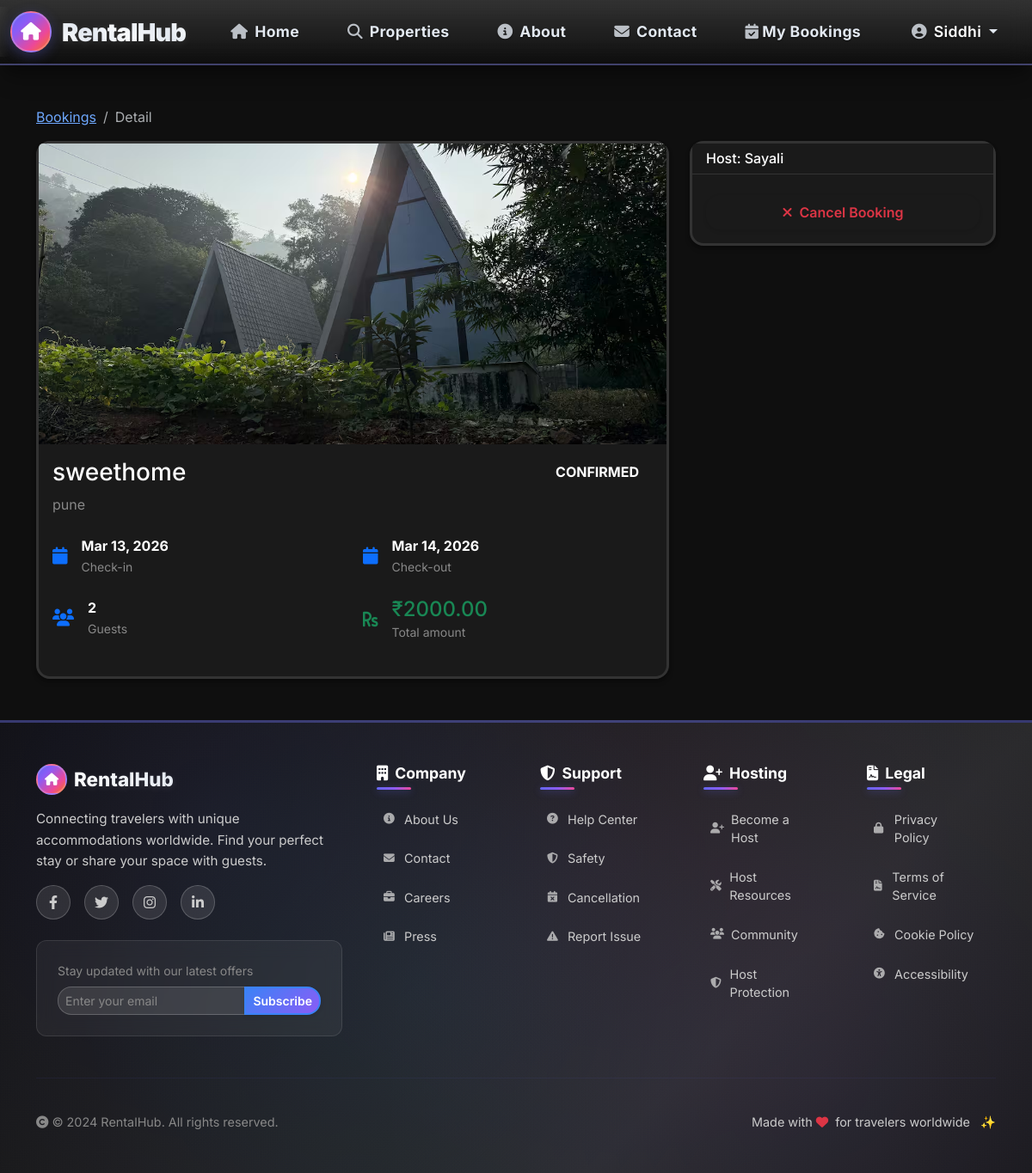
/bookings/66/ (signed in), run on the app's committed database.
### accounts/models.py (models this page shows)
class User(AbstractUser):
    ROLE_CHOICES = (
        ('ADMIN', 'Admin'),
        ('OWNER', 'Property Owner'),
        ('TRAVELLER', 'Traveller'),
    )
    role = models.CharField(max_length=10, choices=ROLE_CHOICES, default='TRAVELLER')
    def is_owner(self):
        return self.role == 'OWNER'
    def is_traveller(self):
        return self.role == 'TRAVELLER'
    def is_admin(self):
        return self.role == 'ADMIN' or self.is_superuser
    class Meta:
        ordering = ['-date_joined']

### bookings/models.py (models this page shows, shortened)
class Booking(models.Model):
    STATUS_CHOICES = (
        ('PENDING', 'Pending'),
        ('CONFIRMED', 'Confirmed'),
        ('CANCELLED', 'Cancelled'),
    )
    property = models.ForeignKey('listings.Property', on_delete=models.CASCADE, related_name='bookings')
    traveller = models.ForeignKey(User, on_delete=models.CASCADE, related_name='bookings_made')
    check_in = models.DateField()
    check_out = models.DateField()
    guests = models.PositiveIntegerField()
    status = models.CharField(max_length=10, choices=STATUS_CHOICES, default='PENDING')
    created_at = models.DateTimeField(auto_now_add=True)
    class Meta:
        ordering = ['-created_at']
    def total_price(self):  # CHANGED: method instead of @property
        if self.check_in and self.check_out and self.property:
            nights = (self.check_out - self.check_in).days
            return nights * self.property.price_per_night
        return 0

### listings/models.py (models this page shows, shortened)
class Property(models.Model):
    CATEGORY_CHOICES = (
        ('HOME', 'Home'),
        ('APARTMENT', 'Apartment'),
        ('BEACHFRONT', 'Beachfront'),
        ('MOUNTAIN', 'Mountain'),
        ('CABIN', 'Cabin'),
        ('VILLA', 'Villa'),
        ('OTHER', 'Other'),
    )
    owner = models.ForeignKey(User, on_delete=models.CASCADE, related_name='properties_owned')
    title = models.CharField(max_length=200)
    description = models.TextField()
    address = models.CharField(max_length=255)
    city = models.CharField(max_length=100)
    country = models.CharField(max_length=100, default='India')
    category = models.CharField(max_length=20, choices=CATEGORY_CHOICES, default='HOME')
    price_per_night = models.DecimalField(max_digits=8, decimal_places=2)
    max_guests = models.PositiveIntegerField(default=2)
    is_active = models.BooleanField(default=True)
    created_at = models.DateTimeField(auto_now_add=True)
    class Meta:
        ordering = ['-created_at']
    @property
    def main_image(self):
        main_img = self.images.filter(is_primary=True).first()
        if main_img:
            return main_img.image.url
        first_img = self.images.first()
        if first_img:
            return first_img.image.url
        return None

class PropertyImage(models.Model):
    property = models.ForeignKey(Property, on_delete=models.CASCADE, related_name='images')
    image = models.ImageField(upload_to='property_images/%Y/%m/%d/')
    is_primary = models.BooleanField(default=False)
    uploaded_at = models.DateTimeField(auto_now_add=True)
    class Meta:
        ordering = ['-uploaded_at']

### bookings/views.py (the view)
# urls.py: path('<int:pk>/', views.booking_detail, name='booking_detail'),
@login_required
def booking_detail(request, pk):
    booking = get_object_or_404(Booking.objects.select_related('property', 'traveller'), pk=pk)
    if not (
        request.user.is_authenticated and (
            request.user.is_admin() or
            booking.traveller == request.user or
            booking.property.owner == request.user
        )
    ):
        raise PermissionDenied
    return render(request, 'bookings/booking_detail.html', {'booking': booking})

### templates/bookings/booking_detail.html (shortened to what this page needs)
{% extends 'base.html' %}
{% block content %}
<div class="row">
    <div class="col-12">
        <nav aria-label="breadcrumb">
            <ol class="breadcrumb">
                <li class="breadcrumb-item">
                    {% if user.is_owner %}
                        <a href="{% url 'bookings:owner_bookings' %}">Bookings</a>
                    {% else %}
                        <a href="{% url 'bookings:traveller_bookings' %}">Bookings</a>
                    {% endif %}
                </li>
                <li class="breadcrumb-item active">Detail</li>
            </ol>
        </nav>
    </div>
</div>
<div class="row g-4">
    <div class="col-lg-8">
        <div class="card shadow">
            {% if booking.property.main_image %}
                <img src="{{ booking.property.main_image }}" class="card-img-top" style="height: 350px; object-fit: cover; image-rendering: -webkit-optimize-contrast; image-rendering: crisp-edges;" alt="Property Image">
            {% else %}
                <div class="card-img-top bg-light d-flex align-items-center justify-content-center p-5" style="height: 300px;">
                    <i class="fas fa-building fa-4x text-muted"></i>
                </div>
            {% endif %}
            <div class="card-body">
                <div class="d-flex justify-content-between align-items-start mb-4">
                    <div>
                        <h3>{{ booking.property.title }}</h3>
                        <p class="text-muted mb-0">{{ booking.property.address }}</p>
                    </div>
                    <div class="text-end">
                        <span class="badge fs-6 bg-{{ booking.status|lower }} px-3 py-2">{{ booking.status }}</span>
                    </div>
                </div>
                <div class="row mb-4">
                    <div class="col-md-6">
                        <div class="d-flex align-items-center">
                            <i class="fas fa-calendar text-primary me-3 fs-5"></i>
                            <div>
                                <strong>{{ booking.check_in|date:"M d, Y" }}</strong><br>
                                <small class="text-muted">Check-in</small>
                            </div>
                        </div>
                    </div>
                    <div class="col-md-6">
                        <div class="d-flex align-items-center">
                            <i class="fas fa-calendar text-primary me-3 fs-5"></i>
                            <div>
                                <strong>{{ booking.check_out|date:"M d, Y" }}</strong><br>
                                <small class="text-muted">Check-out</small>
                            </div>
                        </div>
                    </div>
                </div>
                <div class="row mb-4">
                    <div class="col-md-6">
                        <div class="d-flex align-items-center">
                            <i class="fas fa-users text-primary me-3 fs-5"></i>
                            <div>
                                <strong>{{ booking.guests }}</strong><br>
                                <small class="text-muted">Guests</small>
                            </div>
                        </div>
                    </div>
                    <div class="col-md-6">
                        <div class="d-flex align-items-center">
                            <i class="fas fa-rupee-sign text-success me-3 fs-5"></i>
                            <div>
                                <h4 class="mb-0 text-success">₹{{ booking.total_price }}</h4>
                                <small class="text-muted">Total amount</small>
                            </div>
                        </div>
                    </div>
                </div>
            </div>
        </div>
    </div>
    <div class="col-lg-4">
        <div class="card shadow sticky-top" style="top: 100px;">
            <div class="card-header">
                <h6 class="mb-0">
                    {% if booking.traveller == user %}
                        Host: {{ booking.property.owner.username }}
                    {% else %}
                        Traveller: {{ booking.traveller.username }}
                    {% endif %}
                </h6>
            </div>
            <div class="card-body">
                {% if booking.status != 'CANCELLED' %}
                    <a href="{% url 'bookings:booking_cancel' booking.pk %}" class="btn btn-outline-danger w-100 mt-2">
                        <i class="fas fa-times me-2"></i>Cancel Booking
                    </a>
                {% endif %}
            </div>
        </div>
    </div>
</div>
{% endblock %}

### templates/navbar.html (shortened to what this page needs)
<nav class="navbar navbar-expand-lg navbar-dark bg-gradient shadow-lg">
    <div class="container-fluid">
        <a class="navbar-brand fw-bold d-flex align-items-center" href="{% url 'home' %}">
            <div class="brand-icon-wrapper">
                <div class="brand-icon">
                    <i class="fas fa-home"></i>
                </div>
            </div>
            <span class="brand-text">RentalHub</span>
            <div class="brand-shine"></div>
        </a>
        <div class="collapse navbar-collapse" id="navbarNav">
            <ul class="navbar-nav me-auto">
                <li class="nav-item">
                    <a class="nav-link" href="{% url 'home' %}">
                        <i class="fas fa-home me-2"></i>Home
                    </a>
                </li>
                <li class="nav-item">
                    <a class="nav-link" href="{% url 'listings:property_list' %}">
                        <i class="fas fa-search me-2"></i>Properties
                    </a>
                </li>
                <li class="nav-item">
                    <a class="nav-link" href="{% url 'about' %}">
                        <i class="fas fa-info-circle me-2"></i>About
                    </a>
                </li>
                <li class="nav-item">
                    <a class="nav-link" href="{% url 'contact' %}">
                        <i class="fas fa-envelope me-2"></i>Contact
                    </a>
                </li>
                {% if user.is_authenticated %}
                    {% if user.is_traveller %}
                        <li class="nav-item">
                            <a class="nav-link" href="{% url 'accounts:traveller_dashboard' %}">
                                <i class="fas fa-calendar-check me-1"></i>My Bookings
                            </a>
                        </li>
                    {% endif %}
                {% endif %}
            </ul>
            <ul class="navbar-nav">
                {% if user.is_authenticated %}
                    <li class="nav-item dropdown">
                        <a class="nav-link dropdown-toggle user-dropdown" href="#" role="button" data-bs-toggle="dropdown">
                            <i class="fas fa-user-circle me-2"></i><span class="user-name">{{ user.username }}</span>
                        </a>
                    </li>
                {% endif %}
            </ul>
        </div>
    </div>
</nav>

### data on the page
User: username "Siddhi"
Booking: property.main_image (picture), property "sweethome", property.address "pune", status "CONFIRMED", check_in "Mar 13, 2026", check_out "Mar 14, 2026", guests "2", total_price "2000.00", property.owner.username "Sayali"
